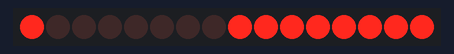
The sketch below on a simulated Arduino Uno, built with avr-gcc and run on an emulated ATmega328P. On the bench: 16 shift-register outputs drawn as a row of LEDs (first output left, lit = HIGH). Wiring (inferred from the names in the program): 2 × shift register (74HC595): data pin 11; shift clock pin 13; latch pin 10. Wiring (inferred from the signals the program sends): row of LEDs: on Q0, Q1, Q2, Q3, Q4, Q5, Q6, Q7, Q8, Q9, Q10, Q11, Q12, Q13, Q14, Q15.

Above: at 0.5 s.
At 2.5 s:
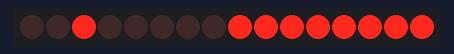
At 3.5 s:
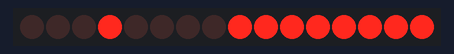
At 4.5 s:
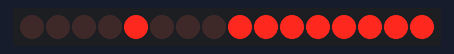
At 6.5 s:
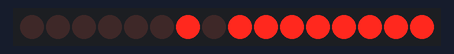
At 9.5 s:
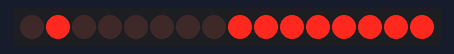
Timing chart, 0 to 10.4 s (numbered marks = the images above):
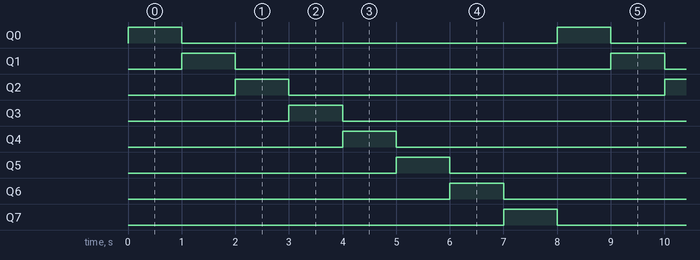

The sketch:

prueba_filas.ino
```cpp
#include <Arduino.h>
// Prueba de filas: enciende la columna 1, fila a fila
const int PIN_DATA  = 11;  // SER (pin 14) del chip 1
const int PIN_LATCH = 10;  // RCLK (pin 12) de ambos chips
const int PIN_CLOCK = 13;  // SRCLK (pin 11) de ambos chips

void writeRegs(byte filas, byte columnas) {
  digitalWrite(PIN_LATCH, LOW);
  shiftOut(PIN_DATA, PIN_CLOCK, MSBFIRST, columnas);  // chip 2
  shiftOut(PIN_DATA, PIN_CLOCK, MSBFIRST, filas);     // chip 1
  digitalWrite(PIN_LATCH, HIGH);
}

void setup() {
  pinMode(PIN_DATA, OUTPUT);
  pinMode(PIN_LATCH, OUTPUT);
  pinMode(PIN_CLOCK, OUTPUT);
  writeRegs(0x00, 0xFF);  // todo apagado
}

void loop() { // una fila a HIGH cada vez
  for (int f = 0; f < 8; f++) {
    writeRegs(1 << f, 0xFF);   // El 0xFF es un relleno para cumplir con la función. CI 2 no conectado aún
    delay(1000);
  }
}
```

Measured:
- by itself, Q0–7: alternates HIGH for 1.0 s and LOW for 7.0 s
- by itself, everything shown: repeats every 8.0 s, in 8 steps
